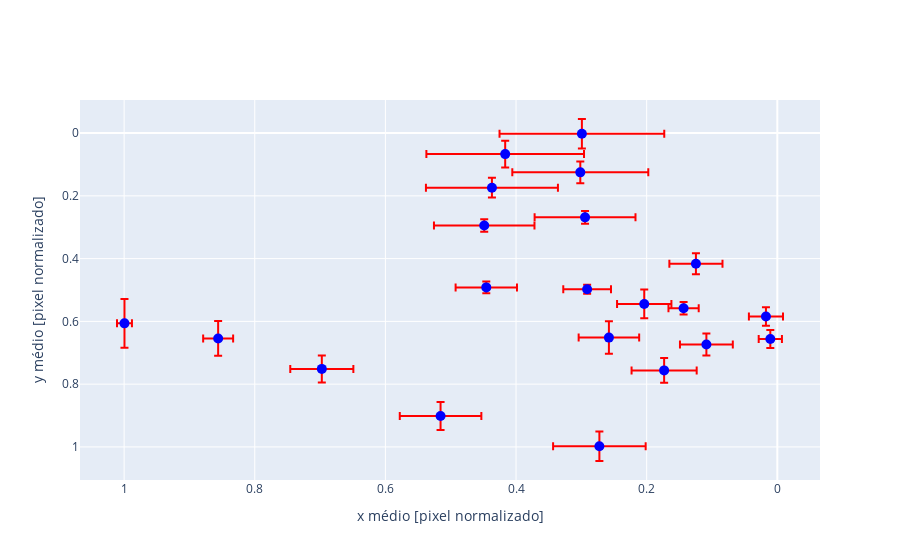

Notebook source saved alongside this figure:
### Code cell
fig = go.Figure()

fig.add_trace(go.Scatter(
    x=df["x médio"],
    y=df["y médio"],
    mode="markers",
    error_y=dict(
        type="data",
        array=df["y std"],
        color="red"
    ),    
    error_x=dict(
        type="data",
        array=df["x std"],
        color="red"
    ),
    marker=dict(color="blue", size=10),
    facet_col=
    )
)

fig.update_layout(
    xaxis = dict(autorange="reversed"),
    yaxis = dict(autorange="reversed"),
    yaxis_title="y médio [pixel normalizado]",
    xaxis_title="x médio [pixel normalizado]",
)

fig.show()

### Figure 1 — Plotly figure (JSON) as saved in the notebook; plotly's stock layout.template omitted (floating-point values rounded to 4 significant figures)
{"data": [{"error_x": {"array": [0.07086, 0.06245, 0.04829, 0.02294, 0.01144, 0.04697, 0.07695, 0.101, 0.1207, 0.03653, 0.07722, 0.1041, 0.1261, 0.02315, 0.04066, 0.0416, 0.04632, 0.01779, 0.02611, 0.04045, 0.04984], "color": "red", "type": "data"}, "error_y": {"array": [0.04709, 0.0444, 0.04296, 0.05534, 0.07757, 0.01905, 0.01973, 0.03155, 0.04259, 0.01423, 0.0201, 0.03497, 0.04709, 0.01967, 0.03332, 0.04595, 0.05181, 0.02845, 0.02957, 0.03505, 0.03938], "color": "red", "type": "data"}, "marker": {"color": "blue", "size": 10}, "mode": "markers", "type": "scatter", "x": [0.2724, 0.5155, 0.6973, 0.8561, 0.9995, 0.4455, 0.4487, 0.4369, 0.4166, 0.2912, 0.2944, 0.3016, 0.2992, 0.1435, 0.1246, 0.2037, 0.2578, 0.01071, 0.0174, 0.1086, 0.1733], "y": [0.9978, 0.9016, 0.7514, 0.6543, 0.6063, 0.4917, 0.2946, 0.174, 0.06704, 0.4977, 0.2685, 0.1251, 0.002222, 0.5581, 0.4161, 0.5444, 0.6516, 0.656, 0.5846, 0.6739, 0.7562]}], "layout": {"xaxis": {"autorange": "reversed", "title": {"text": "x médio [pixel normalizado]"}}, "yaxis": {"autorange": "reversed", "title": {"text": "y médio [pixel normalizado]"}}}}
